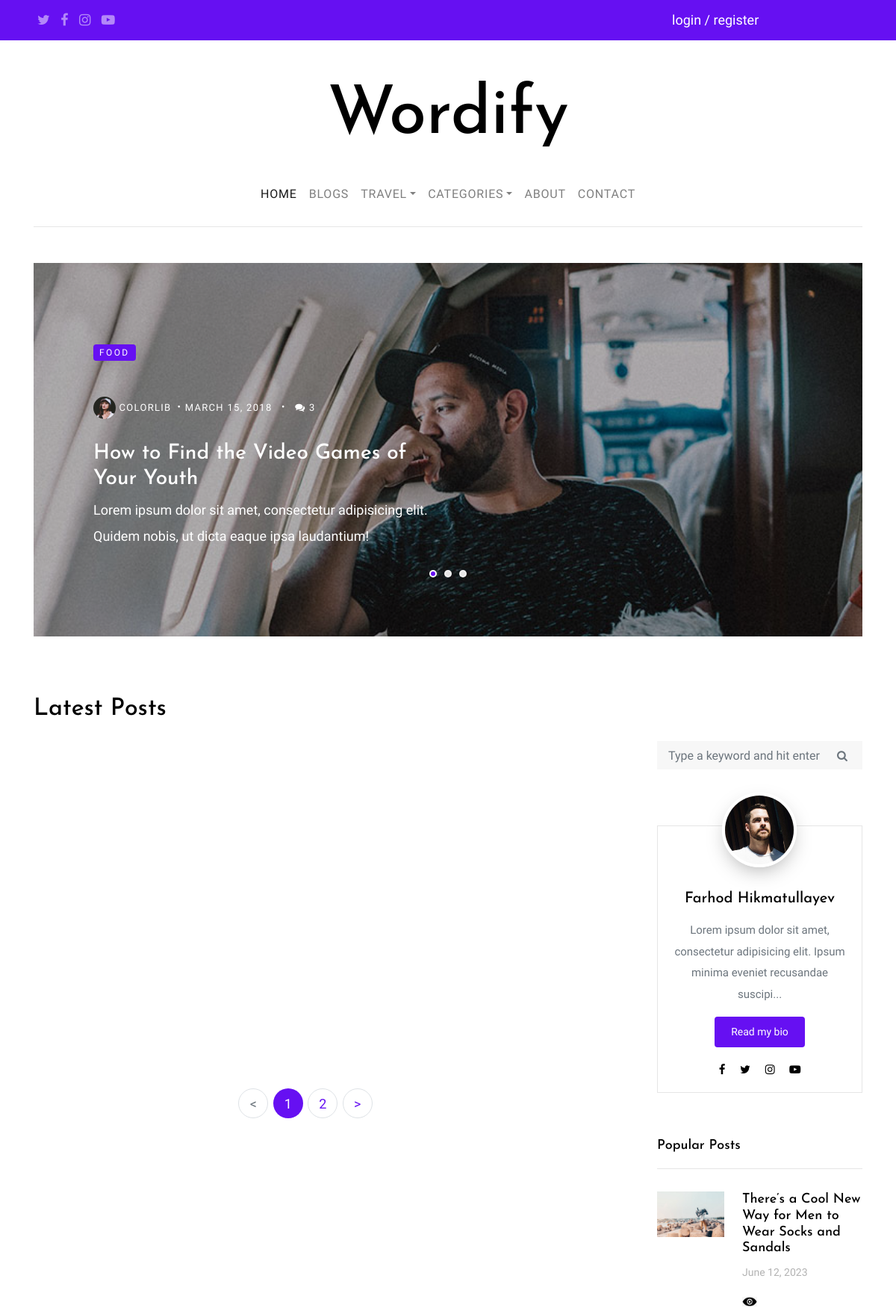
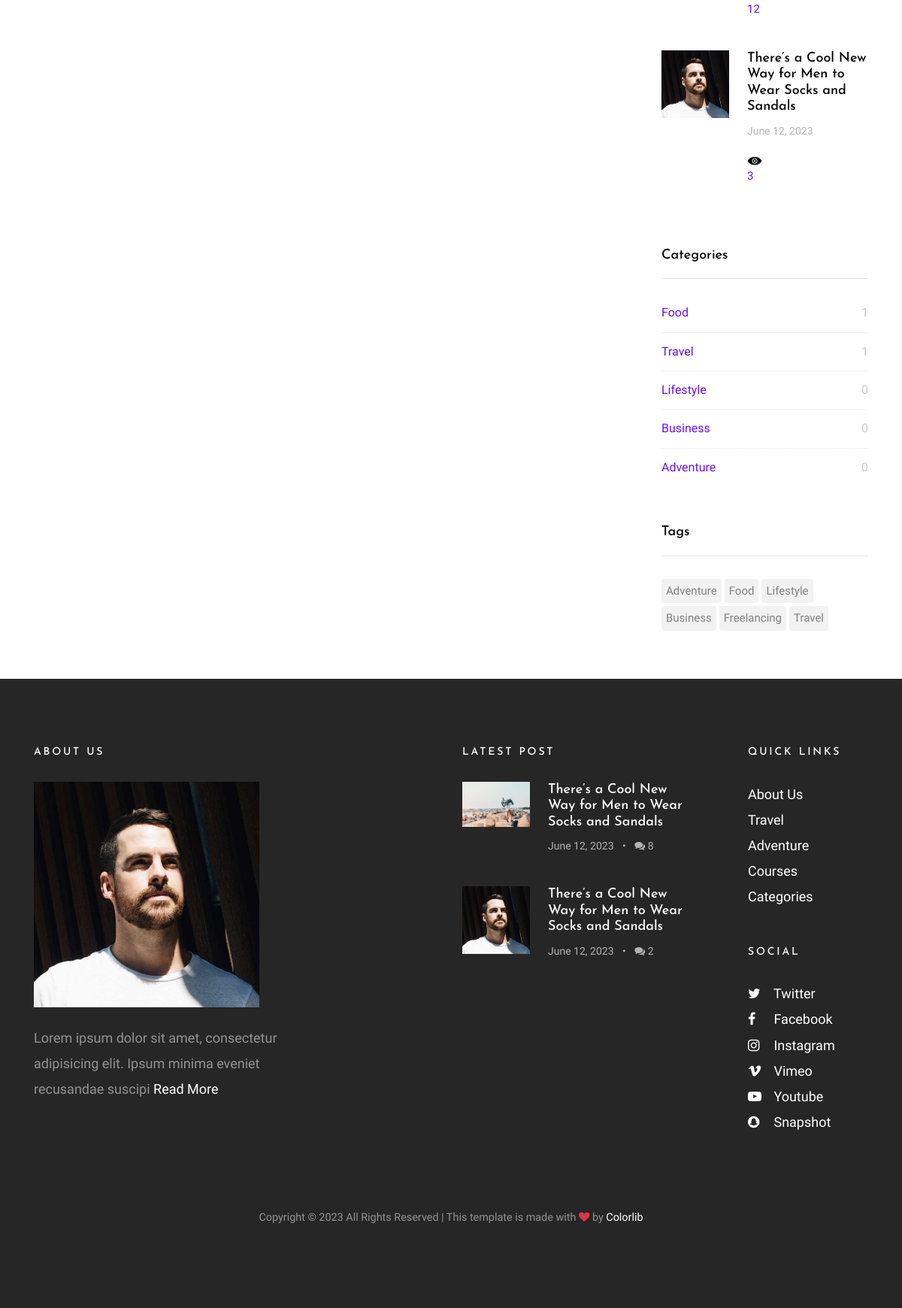
The page / on the database its author committed (2 pictures, top to bottom).
### profiles/models.py (models this page shows, shortened)
class Profile(models.Model):
    author = models.OneToOneField(User, on_delete=models.CASCADE)
    bio = models.TextField(null=True, blank=True)
    position = models.CharField(max_length=221, null=True, blank=True)
    image = models.ImageField(null=True, blank=True, upload_to='profile/')
    is_owner = models.BooleanField(default=False)
    @property
    def full_name_(self):
        full_name = []
        if self.author.first_name:
            full_name.append(self.author.first_name.title())
        if self.author.last_name:
            full_name.append(self.author.last_name.title())
        if full_name:
            return ' '.join(full_name)
        else:
            return self.author.username

### home/models.py (models this page shows, shortened)
class Blog(models.Model):
    title = models.CharField(max_length=221)
    slug = models.SlugField(null=True, blank=True, unique_for_date='created_date', max_length=221)
    author = models.ForeignKey(Profile, on_delete=models.CASCADE)
    image = models.ImageField(upload_to='blog')
    description = models.TextField()
    views = models.IntegerField(default=0, editable=False)
    tags = models.ManyToManyField(Tag)
    category = models.ForeignKey(Category, on_delete=models.CASCADE)
    travel = models.ForeignKey(Travel, on_delete=models.CASCADE, null=True, blank=True)
    created_date = models.DateTimeField(auto_now_add=True, null=True, blank=True)
    modifate_date = models.DateTimeField(auto_now=True, null=True, blank=True)
    @property
    def url_detail_blog(self):
        return reverse('home:views', kwargs={
            'slug': self.slug,
            'year': self.created_date.year,
            'month': self.created_date.month,
            'day': self.created_date.day
        })

class Category(models.Model):
    title = models.CharField(max_length=221)

class Tag(models.Model):
    title = models.CharField(max_length=221)

### home/views.py (the view)
# urls.py: 2. Add a URL to urlpatterns:  path('', views.home, name='home')
def home(request):
    blog_list = Blog.objects.order_by('-id')
    categories = Category.objects.all()
    tags = Tag.objects.all()
    paginator = Paginator(blog_list, 1)  # Show 25 contacts per page.
    page_number = request.GET.get("page")
    page_obj = paginator.get_page(page_number)
    ctx = {
        'blogs': page_obj,
        'categories': categories,
        'tags': tags,
    }
    return render(request, 'home/index.html', ctx)

### home/templatetags/simple_tags_blog.py (called while the page is built)
@register.simple_tag()
def latest_three_blogs():
    return Blog.objects.order_by('-id')[:3]

@register.simple_tag()
def popular_three_blogs():
    return Blog.objects.order_by('-views')[:3]

@register.simple_tag()
def tags_list():
    return Tag.objects.all()

@register.simple_tag()
def categories_list():
    return Category.objects.all()

@register.simple_tag()
def travels_list():
    return Travel.objects.all()

@register.simple_tag()
def about_owner():
    owner = Profile.objects.get(is_owner=True)
    return owner

### templates/home/index.html (shortened to what this page needs)
{% extends 'base.html' %}
{% load static %}
{% block content %}
    <section class="site-section pt-5 pb-5">
        <div class="container">
            <div class="row">
                <div class="col-md-12">
                    <div class="owl-carousel owl-theme home-slider">
                        <div>
                            <a href="blog-single.html" class="a-block d-flex align-items-center height-lg"
                               style="background-image: url({% static 'images/img_1.jpg' %}); ">
                                <div class="text half-to-full">
                                    <span class="category mb-5">Food</span>
                                    <div class="post-meta">
                                        <span class="author mr-2"><img src="{% static 'images/person_1.jpg' %}"
                                                                       alt="Colorlib"> Colorlib</span>&bullet;
                                        <span class="mr-2">March 15, 2018 </span> &bullet;
                                        <span class="ml-2"><span class="fa fa-comments"></span> 3</span>
                                    </div>
                                    <h3>How to Find the Video Games of Your Youth</h3>
                                    <p>Lorem ipsum dolor sit amet, consectetur adipisicing elit. Quidem nobis, ut dicta
                                        eaque ipsa laudantium!</p>
                                </div>
                            </a>
                        </div>
                    </div>
                </div>
            </div>
        </div>
    </section>
    <section class="site-section py-sm">
        <div class="container">
            <div class="row">
                <div class="col-md-6">
                    <h2 class="mb-4">Latest Posts</h2>
                </div>
            </div>
            <div class="row blog-entries">
                <div class="col-md-12 col-lg-8 main-content">
                    <div class="row">
                        {% for blog in blogs %}
                            <div class="col-md-6">
                            </div>
                        {% endfor %}
                    </div>
                    {% include 'paginator.html' %}
                </div>
                <div class="col-md-12 col-lg-4 sidebar">
                    <div class="sidebar-box search-form-wrap">
                        <form action="#" class="search-form">
                            <div class="form-group">
                                <span class="icon fa fa-search"></span>
                                <input type="text" class="form-control" id="s"
                                       placeholder="Type a keyword and hit enter">
                            </div>
                        </form>
                    </div>
                    {% include 'sidebar.html' %}
                </div>
            </div>
        </div>
    </section>
{% endblock %}

### templates/sidebar.html
{% load simple_tags_blog %}
{% tags_list as tags_list %}
{% categories_list as categiries_list %}
{% about_owner as owner %}
{% popular_three_blogs as popular_blogs %}
{% load static %}
<div class="sidebar-box">
    <div class="bio text-center">
        {% if owner.image %}
            <img src="{{ owner.image.url }}" alt="Image Placeholder" class="img-fluid">
        {% else %}
            <img src="{% static 'images/profile.png' %}" alt="Image Placeholder" class="img-fluid">
        {% endif %}
        <div class="bio-body">
            <h2>{{ owner.full_name_ }}</h2>
            <p>{{ owner.bio|safe|slice:"100" }}...</p>
            <p><a href="{% url 'main:about' %}" class="btn btn-primary btn-sm rounded">Read my bio</a></p>
            <p class="social">
                <a href="#" class="p-2"><span class="fa fa-facebook"></span></a>
                <a href="#" class="p-2"><span class="fa fa-twitter"></span></a>
                <a href="#" class="p-2"><span class="fa fa-instagram"></span></a>
                <a href="#" class="p-2"><span class="fa fa-youtube-play"></span></a>
            </p>
        </div>
    </div>
</div>
<div class="sidebar-box">
    <h3 class="heading">Popular Posts</h3>
    <div class="post-entry-sidebar">
        <ul>
            {% for popular_blog in popular_blogs %}
                <li>
                    <a href="{{ popular_blog.url_detail_blog }}">
                        <img src="{{ popular_blog.image.url }}" alt="Image placeholder"
                             class="mr-4">
                        <div class="text">
                            <h4>{{ popular_blog.title }}</h4>
                            <div class="post-meta">
                                <span class="mr-2">{{ popular_blog.created_date|date:"F d, Y" }}</span>
                            </div>
                            <img src="{% static 'images/views.png' %}" style="width: 20px"
                                       alt="">{{ popular_blog.views }}
                        </div>
                    </a>
                </li>
            {% endfor %}
        </ul>
    </div>
</div>
<div class="sidebar-box">
    <h3 class="heading">Categories</h3>
    <ul class="categories">
        {% for category in categiries_list %}
            <li><a href="{% url 'home:blogs' %}?category={{ category.title }}#content">{{ category.title }}
                <span>{{ category.blog_set.count }}</span></a></li>
        {% endfor %}
    </ul>
</div>
<div class="sidebar-box">
    <h3 class="heading">Tags</h3>
    <ul class="tags">
        {% for tag in tags_list %}
            <li><a href="{% url 'home:blogs' %}?tag={{ tag.title }}#content">{{ tag.title }}</a></li>
        {% endfor %}
    </ul>
</div>

### templates/footer.html (shortened to what this page needs)
{% load static %}
{% load simple_tags_blog %}
{% latest_three_blogs as latest %}
{% about_owner as owner %}
<footer class="site-footer">
    <div class="container">
        <div class="row mb-5">
            <div class="col-md-4">
                <h3>About Us</h3>
                {% if owner.image %}
                    <p class="mb-4">
                        <img src="{{ owner.image.url }}" alt="Image placeholder" class="img-fluid" style="width: 300px">
                    </p>
                {% else %}
                    <p class="mb-4">
                        <img src="{% static 'images/profile.png' %}" alt="Image placeholder" class="img-fluid"
                             style="width: 300px">
                    </p>
                {% endif %}
                <p>{{ owner.bio|safe|slice:"100" }} <a href="{% url 'main:about' %}">Read More</a></p>
            </div>
            <div class="col-md-6 ml-auto">
                <div class="row">
                    <div class="col-md-7">
                        <h3>Latest Post</h3>
                        <div class="post-entry-sidebar">
                            <ul>
                                {% for news in latest %}
                                    <li>
                                        <a href="{{ news.url_detail_blog }}">
                                            <img src="{{ news.image.url }}" alt="Image placeholder"
                                                 class="mr-4">
                                            <div class="text">
                                                <h4>{{ news.title }}</h4>
                                                <div class="post-meta">
                                                    <span class="mr-2">{{ news.created_date|date:"F d, Y" }} </span>
                                                    &bullet;
                                                    <span class="ml-2"><span class="fa fa-comments"></span> {{ news.comment_set.count }}</span>
                                                </div>
                                            </div>
                                        </a>
                                    </li>
                                {% endfor %}
                            </ul>
                        </div>
                    </div>
                    <div class="col-md-1"></div>
                    <div class="col-md-4">
                        <div class="mb-5">
                            <h3>Quick Links</h3>
                            <ul class="list-unstyled">
                                <li><a href="#">About Us</a></li>
                                <li><a href="#">Travel</a></li>
                                <li><a href="#">Adventure</a></li>
                                <li><a href="#">Courses</a></li>
                                <li><a href="#">Categories</a></li>
                            </ul>
                        </div>
                        <div class="mb-5">
                            <h3>Social</h3>
                            <ul class="list-unstyled footer-social">
                                <li><a href="#"><span class="fa fa-twitter"></span> Twitter</a></li>
                                <li><a href="#"><span class="fa fa-facebook"></span> Facebook</a></li>
                                <li><a href="#"><span class="fa fa-instagram"></span> Instagram</a></li>
                                <li><a href="#"><span class="fa fa-vimeo"></span> Vimeo</a></li>
                                <li><a href="#"><span class="fa fa-youtube-play"></span> Youtube</a></li>
                                <li><a href="#"><span class="fa fa-snapchat"></span> Snapshot</a></li>
                            </ul>
                        </div>
                    </div>
                </div>
            </div>
        </div>
        <div class="row">
            <div class="col-md-12 text-center">
                <p class="small">
                    Copyright &copy;
                    All Rights Reserved | This template is made with <i class="fa fa-heart text-danger"
                                                                        aria-hidden="true"></i> by <a
                        href="https://colorlib.com/" target="_blank">Colorlib</a>
                </p>
            </div>
        </div>
    </div>
</footer>

### rows shown on the page
Profile: image (picture), full_name_ "Farhod Hikmatullayev", bio "Lorem ipsum dolor sit amet, consectetur adipisicing elit. Ipsum minima eveniet recusandae suscipi"
Blog: image (picture), title "There’s a Cool New Way for Men to Wear Socks and Sandals", created_date "June 12, 2023", views "12", comment_set.count "8"
Blog: image (picture), title "There’s a Cool New Way for Men to Wear Socks and Sandals", created_date "June 12, 2023", views "3", comment_set.count "2"
Category: title "Food", blog_set.count "1"
Category: title "Travel", blog_set.count "1"
Category: title "Lifestyle", blog_set.count "0"
Category: title "Business", blog_set.count "0"
Category: title "Adventure", blog_set.count "0"
Tag: title "Adventure"
Tag: title "Food"
Tag: title "Lifestyle"
Tag: title "Business"
Tag: title "Freelancing"
Tag: title "Travel"

### other values the page prints
{{ page }} "1"
{{ page }} "2"
